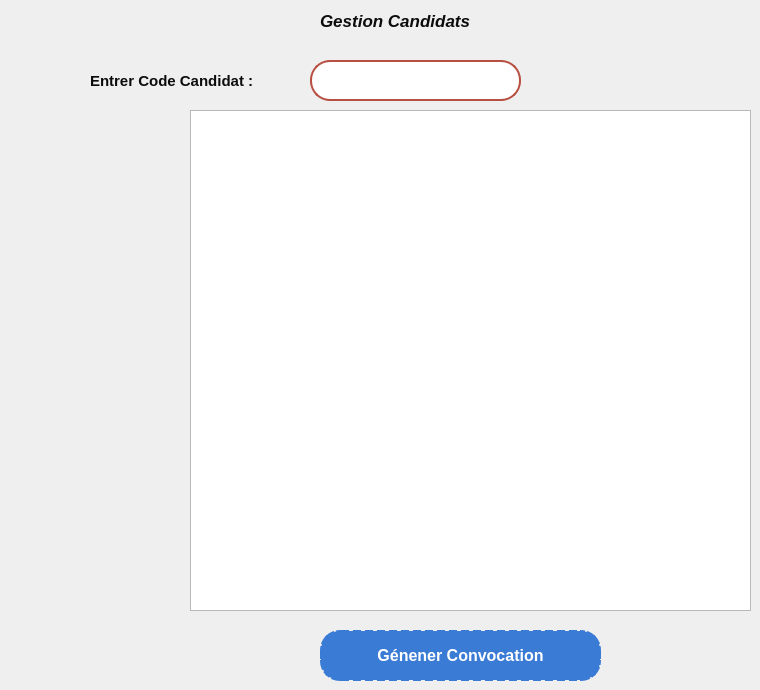
     <widget class="QWidget" name="ConvoCandidat">
      <widget class="QPushButton" name="btnAfficherConvocation">
       <property name="geometry">
        <rect>
         <x>320</x>
         <y>630</y>
         <width>281</width>
         <height>51</height>
        </rect>
       </property>
       <property name="cursor">
        <cursorShape>PointingHandCursor</cursorShape>
       </property>
       <property name="styleSheet">
        <string notr="true">QPushButton#btnAfficherConvocation {
    background-color: #3A7BD5; 
    color: white;
    font-size: 16px;
    font-weight: bold;
    padding: 10px 20px; /* Uniformiser le padding */
    border-radius: 20px;
    border: 2px dashed #3A7BD5;
    text-align: center; /* Alignement horizontal */
    qproperty-alignment: 'AlignCenter'; /* Alignement Qt */
}

QPushButton#pdfSuperbtn:hover {
    background-color: #A0C4FF; 
    border: 2px dashed #A0C4FF; 
    color: #F9F9F9; 
}

QPushButton#btnAfficherConvocation:pressed {
    background-color: #C74C4C; 
    border: 2px dashed #5A9BD5;
}
</string>
       </property>
       <property name="text">
        <string>Génener Convocation</string>
       </property>
       <property name="iconSize">
        <size>
         <width>20</width>
         <height>20</height>
        </size>
       </property>
       <property name="checkable">
        <bool>true</bool>
       </property>
       <property name="autoExclusive">
        <bool>true</bool>
       </property>
      </widget>
      <widget class="QLineEdit" name="lineCodeCandidat">
       <property name="geometry">
        <rect>
         <x>310</x>
         <y>60</y>
         <width>211</width>
         <height>41</height>
        </rect>
       </property>
       <property name="styleSheet">
        <string notr="true">#lineCodeCandidat { 
    background-color: #FFFFFF; /* Blanc pur pour un bon contraste */
    border: 2px solid #B85042; /* Bordure rouge brique pastel */
    border-radius: 20px; /* Coins arrondis */
    padding: 8px 12px; /* Espacement interne */
    font-size: 16px; /* Taille de police agréable */
    color: #2C3E50; /* Bleu foncé pour le texte */
    selection-background-color: #B85042; /* Couleur de sélection */
}

#lineCodeCandidat:focus { 
    border: 2px solid #D6655A; /* Rouge brique légèrement plus clair au focus */
    background-color: #F8E8E6; /* Légère variation pour effet moderne */
}
</string>
       </property>
       <property name="text">
        <string/>
       </property>
      </widget>
      <widget class="QLabel" name="label_10">
       <property name="geometry">
        <rect>
         <x>90</x>
         <y>60</y>
         <width>201</width>
         <height>41</height>
        </rect>
       </property>
       <property name="font">
        <font>
         <pointsize>11</pointsize>
         <bold>true</bold>
        </font>
       </property>
       <property name="styleSheet">
        <string notr="true">color: rgb(12, 12, 12);</string>
       </property>
       <property name="text">
        <string>Entrer Code Candidat :</string>
       </property>
      </widget>
      <widget class="QLabel" name="label_27">
       <property name="geometry">
        <rect>
         <x>320</x>
         <y>0</y>
         <width>221</width>
         <height>41</height>
        </rect>
       </property>
       <property name="font">
        <font>
         <pointsize>13</pointsize>
         <italic>true</italic>
         <bold>true</bold>
        </font>
       </property>
       <property name="styleSheet">
        <string notr="true">color: rgb(12, 12, 12);
</string>
       </property>
       <property name="text">
        <string>Gestion Candidats</string>
       </property>
      </widget>
      <widget class="QTextBrowser" name="textBrowserConvocation">
       <property name="geometry">
        <rect>
         <x>190</x>
         <y>110</y>
         <width>561</width>
         <height>501</height>
        </rect>
       </property>
      </widget>
     </widget>
